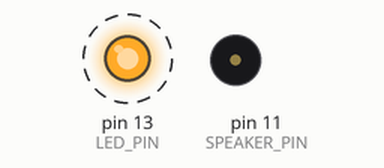
This sketch was run on a simulated Arduino Uno, built with avr-gcc and run on an emulated ATmega328P. Shown: output pins drawn as LEDs (lit = HIGH), buzzer (waves = sounding). Dashed ring = blinking. Random numbers use the default seed unless the sketch sets one.

Above: at 0.13 s.
At 39.47 s:
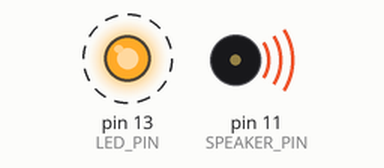
Timing chart, 0 to 40.0 s (numbered marks = the images above):
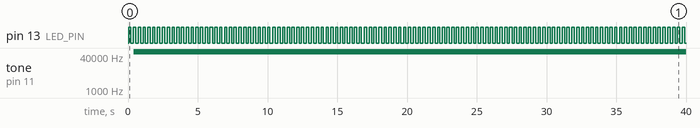

The sketch:

Karplus_Automata.ino
```cpp
// 2x Karplus-Strong and Cellular Automata //

#define SAMPLE_RATE 22050
#define SIZE        256
#define OFFSET      32
#define LED_PIN     13
#define LED_PORT    PORTB
#define LED_BIT     5
#define SPEAKER_PIN 11

  int out1;
  int last1 = 0;
  int curr1 = 0;
  uint8_t delaymem1[SIZE];
  uint8_t locat1 = 0;
  uint8_t bound1 = SIZE;
  int accum1 = 0;
  int lowpass1 = 2;
  bool trig1 = false;

  int out2;
  int last2 = 0;
  int curr2 = 0;
  uint8_t delaymem2[SIZE];
  uint8_t locat2 = 0;
  uint8_t bound2 = SIZE;
  int accum2 = 0;
  int lowpass2 = 1;
  bool trig2 = false;

  bool rules[8] = {0,1,1,1,1,0,0,0};

  bool state[SIZE];
  bool newstate[SIZE];
  int i,j,k,temp;


ISR(TIMER1_COMPA_vect) {

  OCR2A = 0xff & ((out1 + out2)>>1);

  if (trig1) {

    for (int m = 0; m < SIZE; m++) delaymem1[m] = random();

    trig1 = false;

  } else {

    delaymem1[locat1++] = out1;

    if (locat1 >= bound1) locat1 = 0;

    curr1 = delaymem1[locat1];

    out1 = accum1 >> lowpass1;

    accum1 = accum1 - out1 + ((last1>>1) + (curr1>>1));

    last1 = curr1;

  }

  if (trig2) {

    for (int n = 0; n < SIZE; n++) delaymem2[n] = random();

    trig2 = false;

 } else {

    delaymem2[locat2++] = out2;

    if (locat2 >= bound2) locat2 = 0;

    curr2 = delaymem2[locat2];

    out2 = accum2 >> lowpass2;

    accum2 = accum2 - out2 + ((last2>>1) + (curr2>>1));

    last2 = curr2;

  }

}

void startPlayback(){

    pinMode(SPEAKER_PIN, OUTPUT);
    pinMode(LED_PIN, OUTPUT);

    ASSR &= ~(_BV(EXCLK) | _BV(AS2));

    TCCR2A |= _BV(WGM21) | _BV(WGM20);
    TCCR2B &= ~_BV(WGM22);

    TCCR2A = (TCCR2A | _BV(COM2A1)) & ~_BV(COM2A0);
    TCCR2A &= ~(_BV(COM2B1) | _BV(COM2B0));

    TCCR2B = (TCCR2B & ~(_BV(CS12) | _BV(CS11))) | _BV(CS10);

    OCR2A = 0;

    cli();

    TCCR1B = (TCCR1B & ~_BV(WGM13)) | _BV(WGM12);
    TCCR1A = TCCR1A & ~(_BV(WGM11) | _BV(WGM10));

    TCCR1B = (TCCR1B & ~(_BV(CS12) | _BV(CS11))) | _BV(CS10);

    OCR1A = F_CPU / SAMPLE_RATE;

    TIMSK1 |= _BV(OCIE1A);

    sei();

}


void stopPlayback()
{

    TIMSK1 &= ~_BV(OCIE1A);

    TCCR1B &= ~_BV(CS10);
    TCCR2B &= ~_BV(CS10);

    digitalWrite(SPEAKER_PIN, LOW);
}


void setup() {

  startPlayback();

  for (i=0;i<SIZE;i++) state[i]= random(2);

}


void loop() {

  for (j=0;j<SIZE;j++) {

    k = 4*state[(j-1+SIZE)%SIZE] + 2*state[j] + state[(j+1)%SIZE];

    newstate[j] = rules[k];

  }

  for (j=0;j<SIZE;j++) state[j] = newstate[j];


  LED_PORT ^= 1 << LED_BIT;

  temp = 0;

  for (i = 0; i < SIZE; i++) temp = temp + state[i];

  if (state[0]) { bound1 = random(temp, SIZE); trig1 = true; }
  if (state[1]) { bound2 = random(OFFSET,   temp); trig2 = true; }

  delay (160);

}
```

Measured:
- by itself, pin 13 (LED_PIN): alternates HIGH for 0.17 s and LOW for 0.17 s
- by itself, tone on pin 11 (SPEAKER_PIN): silent → 62500 Hz at 0.40 s
